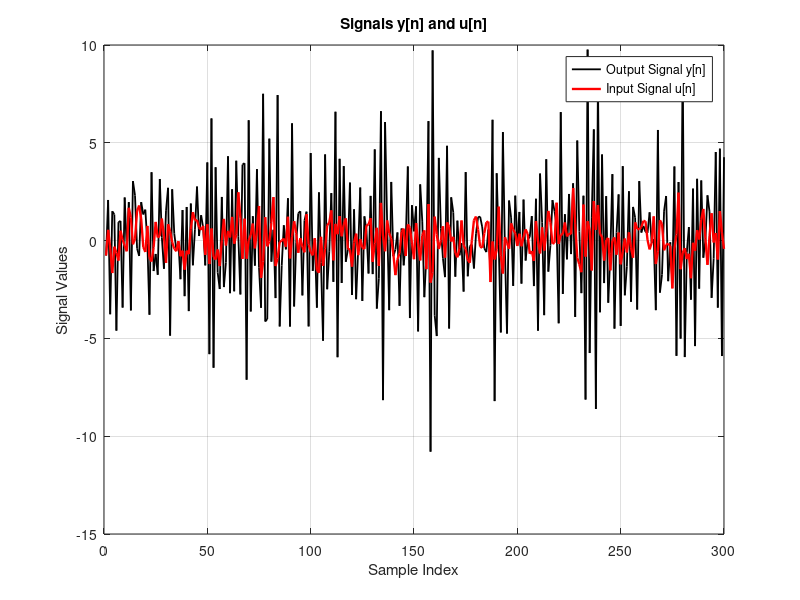
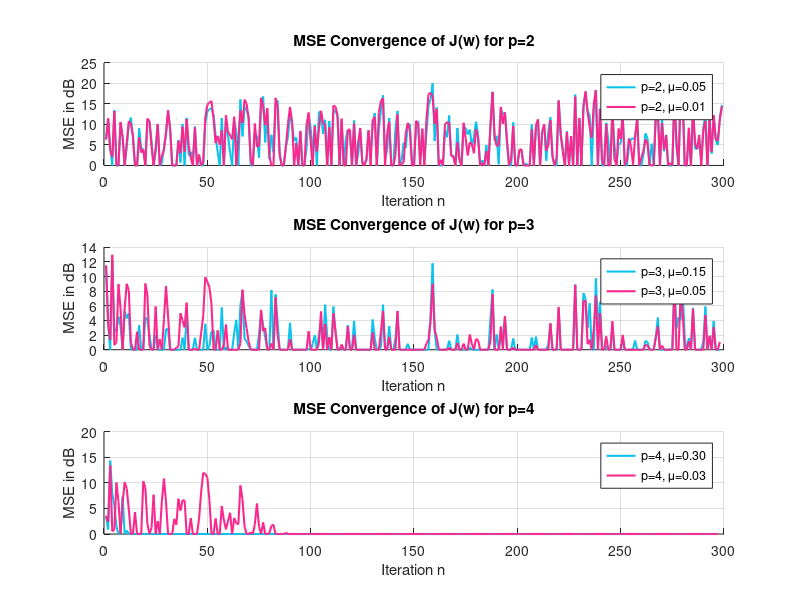
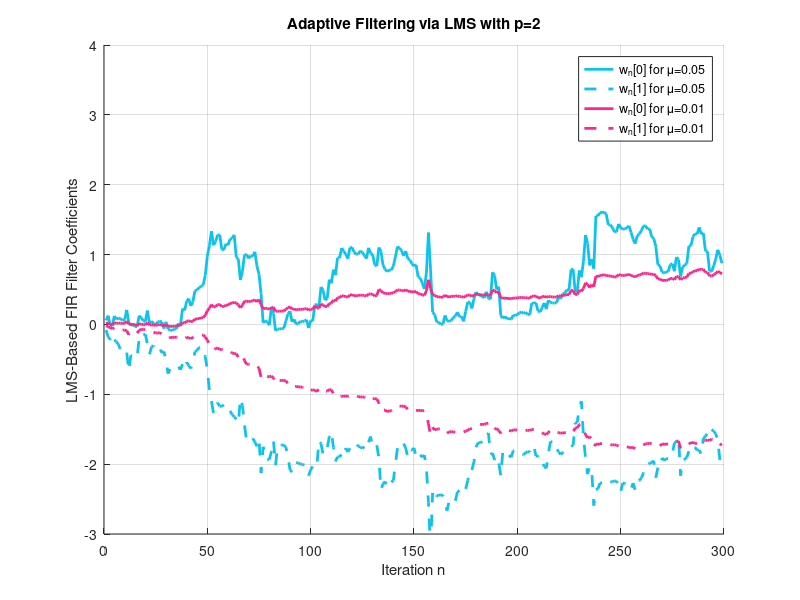
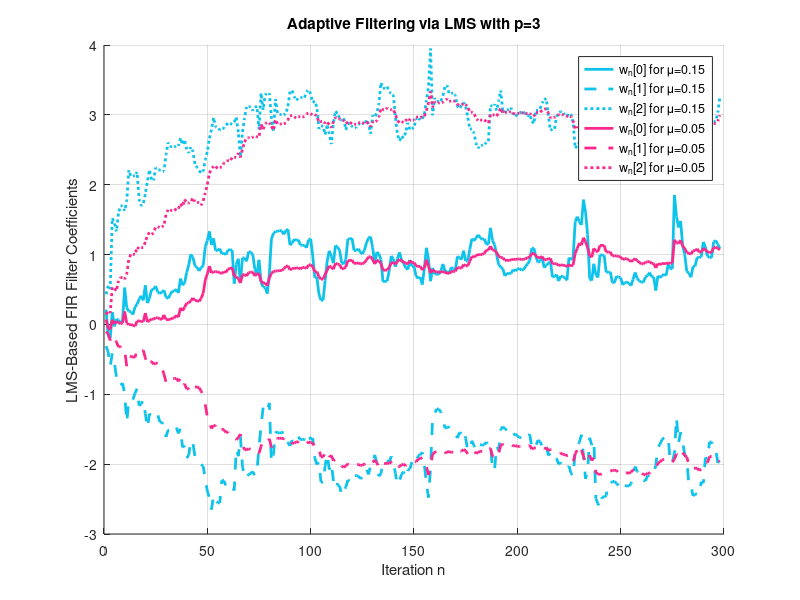

These charts were generated, in order, by the following MATLAB code:
clc; close all; clear all;

load('data1.mat');                 % Import samples' file
whos                           % Check the contents of the loaded .mat file

% Plot the signals
figure(1);
plot(y, 'black', 'LineWidth', 1.3); 
hold on; grid on; 
plot(u, 'r', 'LineWidth', 1.7); 
hold off; 

% Add title and labels
title('Signals y[n] and u[n]');
xlabel('Sample Index');
ylabel('Signal Values');

% Add legend
legend('Output Signal y[n]', 'Input Signal u[n]');

%%%%%%%%%%%%%%%%%%%%%%%%%%%%%%%% LMS %%%%%%%%%%%%%%%%%%%%%%%%%%%%%%%%%%%%%%

% Parameters
orders = [2, 3, 4];  % Orders of the unknown filter

% Define specific mu values for each order
% Step size values for the LMS algorithm
mu_values_all = {
    [0.05, 0.01],   % For p = 2
    [0.15, 0.05],   % For p = 3
    [0.3, 0.03]     % For p = 4
};

% Calculate the sum of squared values of input signal u
N = length(u);
sum_sq_u = sum(abs(u).^2);

% Define colors and line styles
colors = {'#0EC3EB', '#FA288C'};  % Colors for different mu values
line_styles = {'-', '--', ':', '-.'};  % Line styles for different coefficients

fprintf('The step size values must meet the condition ...\n');

% Create a figure to plot all J(w) values in subplots
figure_MSE = figure;
subplot_idx = 1;

% Execute the adaptive LMS algorithm for each combination of order p and step size mu
for p_idx = 1:length(orders)
    p = orders(p_idx);
    mu_values = mu_values_all{p_idx};
    
    % Compute upper bound for mu based on the given formula
    mu_upper_bound = 2 * N / ((p + 1) * sum_sq_u);
    
    % Print mu values bound
    fprintf('For order p = %d:\n', p);
    fprintf('0 < μ < %.4f\n', mu_upper_bound);

    % Initialize array to store J values
    J_values = zeros(length(mu_values), length(y) - p + 1);
    
    % Create a new figure for each order
    figure; hold on; grid on;
    
    for mu_idx = 1:length(mu_values)
        mu = mu_values(mu_idx);

        % Initialize the adaptive filter coefficients
        W = zeros(p, 1);  

        % Initialize a matrix to store coefficients at each iteration
        W_all = zeros(p, length(y)-p+1);
        
        % Initialize the error array to compute J
        e_all = zeros(1, length(y)-p+1);
        
        % Apply the LMS algorithm
        for n = p:length(y)
            % Filter input (signal u)
            u_input = u(n:-1:n-p+1).';  % Ensure u_input is a column vector
            
            % Compute the output of the adaptive filter
            y_hat = W' * u_input;  % Matrix multiplication to calculate the estimated output
            
            % Compute the error (difference between the signal y[n] and the filter output)
            e = y(n) - y_hat;
            
            % Store the error
            e_all(n-p+1) = e;
            
            % Update the filter coefficients based on the error and the input
            W = W + mu .* e .* conj(u_input);
            
            % Store the current coefficients
            W_all(:, n-p+1) = W;
        end
        
        % Compute the mean squared error J for each iteration and store it
        J_values(mu_idx, :) = abs(e_all).^2;
        
        % Plot the convergence of the adaptive filter coefficients
        for coeff_idx = 1:p
            plot(W_all(coeff_idx, :), 'Color', colors{mu_idx}, 'LineStyle', line_styles{coeff_idx}, ...
                'LineWidth', 2, 'DisplayName', sprintf('w_n[%d] for \\mu=%.2f', coeff_idx-1, mu));
        end
    end
    
    % Add title and labels for each plot
    title(sprintf('Adaptive Filtering via LMS with p=%d', p));
    xlabel('Iteration n');
    ylabel('LMS-Based FIR Filter Coefficients');
    legend show;
    ylim([-3 4]);  
    hold off;
    
    % Convert J_values to dB
    J_values_dB = 10 * max(log10(J_values), 0); 
    
    % Plot J values in dB for each mu value in subplots
    figure(figure_MSE);
    subplot(3, 1, subplot_idx);  % Create subplots for each order
    hold on; grid on;
    for mu_idx = 1:length(mu_values)
        plot(1:length(J_values_dB(mu_idx, :)), J_values_dB(mu_idx, :), 'Color', colors{mu_idx}, 'LineWidth', 1.5, ...
            'DisplayName', sprintf('p=%d, \\mu=%.2f', p, mu_values(mu_idx)));
    end
    title(sprintf('MSE Convergence of J(w) for p=%d', p));
    xlabel('Iteration n');
    ylabel('MSE in dB');
    legend('Location', 'best');
    hold off;
    
    subplot_idx = subplot_idx + 1;
end

%%%%%%%%%%%%%%%%%%%%%%%%%%%%%%%%%%%%%%%%%%%%%%%%%%%%%%%%%%%%%%%%%%%%%
%                           End of file                             %
%%%%%%%%%%%%%%%%%%%%%%%%%%%%%%%%%%%%%%%%%%%%%%%%%%%%%%%%%%%%%%%%%%%%%
